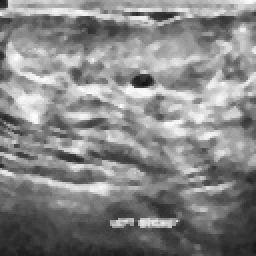
#> input picture dataset/Benign/benign_Adjusted (1).jpg, 128 x 128 px, found by its file name (shown 2 times larger); its folder holds only this picture in this run
$ jupyter execute 08_04_PreProcessing.ipynb   (shell and % lines are left out)   (text cells are left out)
#> lines starting #> are read from the running program, lines starting #| are printed output that depends on the picture; pictures that were not available may be replaced by others from this repository, and a replacement may not be noted
[cell 1]
from google.colab import drive as drive
drive.mount('/content/drive')

[cell 2]
# Access a public Github repos
%cd '/content'

[cell 3]
import pandas as pd
import numpy as np
import os
import matplotlib.pyplot as plt
import cv2
from PIL import Image

[cell 4]
# @title
def DataSetSummary (local_path, tabs):
  # Take list of files & folders in local folder
  all_items = os.listdir(local_path)

  # Filter folder list
  folders = [item for item in all_items if os.path.isdir(os.path.join(local_path, item))]

  # Print summary information if folders > 0:
  if(len(folders) > 0):
    indent = '\t' * tabs
    print("{}Tổng số thư mục: {}".format(indent, len(folders)))
    for folder in folders:
      folder_path = os.path.join(local_path, folder)
      files_in_folder = len(os.listdir(folder_path))
      print("{}-Thư mục: {}, Số tệp: {}".format(indent, folder, files_in_folder))
      DataSetSummary(folder_path, tabs+1)

# DataSetSummary(local_path, 0)

[cell 5]
# import os

# Hierarchical local folder in Colab
repository_folder = ["MT-Small-Dataset"]

for folder in repository_folder:
  local_path = '/content/' + folder + '/dataset'
  DataSetSummary(local_path, 0)
  local_path = '/content/' + folder + '/sample'
  DataSetSummary(local_path, 0)

[cell 6]
%cd /content/drive/MyDrive/Colab Notebooks/Thesis/Preprocessing/MT-Small-Dataset

[cell 7]
# Set the path to your dataset
dataset_path = '/content/MT-Small-Dataset/sample'
# dataset_path = '/content/MT-Small-Dataset/dataset'

[cell 8]
class Image:
    def __init__(self, path, label):
        # self.image = cv2.imread(path) # directly read
        self.path = path # only directory
        self.label = label

def load_images_from_folder(dataset_path, images_per_class=None):
#> called with dataset_path = '/content/MT-Small-Dataset/dataset'
    images = {}
    for class_name in os.listdir(dataset_path):
        class_folder_path = os.path.join(dataset_path, class_name)
        if os.path.isdir(class_folder_path):
            count = 0
            images[class_name] = []
            for image_name in os.listdir(class_folder_path):
                if images_per_class is None or count < images_per_class:
                    image_path = os.path.join(class_folder_path, image_name)
                    img = Image(image_path, class_name)
                    images[class_name].append(img)
                    count += 1
#> pass 2 of the loop in load_images_from_folder, `for class_name in os.listdir(dataset_path):`:
    return images

def imshow(images, images_per_class=None):
#> called with images_per_class = 10
    for class_name, imgs in images.items():
        plt.figure(figsize=(30,30))
        print(f'Class {class_name}')
        for i in range(min(images_per_class if images_per_class else len(imgs), len(imgs))):
            plt.subplot(1, images_per_class if images_per_class else len(imgs), i+1)
            img = cv2.imread(imgs[i].path)
#> img is the input picture: shape (128, 128, 3); min 18, max 255, mean 134.2
            # img = cv2.cvtColor(img, cv2.COLOR_BGR2RGB)
            plt.imshow(img)
            # plt.title(os.path.basename(imgs[i].path))
            plt.axis('off')
        plt.show()
#> pass 2 of the loop in imshow, `for class_name, imgs in images.items():`:
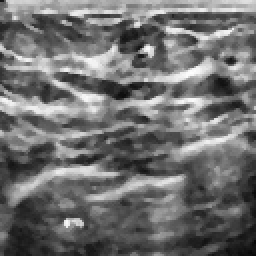
#> input picture dataset/Malignant/malignant_Adjusted (10).jpg, 128 x 128 px, found by its file name (shown 2 times larger)
#> in imshow, img is the input picture: shape (128, 128, 3); min 6, max 254, mean 111.4

# Example usage:
images = load_images_from_folder('/content/MT-Small-Dataset/dataset')
imshow(images, 10)

[cell 9]
from PIL import Image

def get_image_specifications(image_path):
    # Open the image file
    with Image.open(image_path) as img:
        # Get image specifications
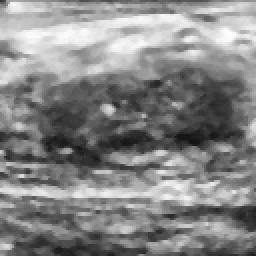
#> input picture sample/Malignant/malignant_Adjusted (1).jpg, 128 x 128 px, given in place of malignant_Adjusted (1).png, which was not available (shown 2 times larger)
#> img is the input picture: PIL image 128x128 L; min 18, max 254, mean 133.6
        image_format = img.format
#> image_format = 'JPEG'
        image_mode = img.mode
#> image_mode = 'L'
        image_size = img.size
#> image_size = (128, 128)
        image_width, image_height = img.size
#> image_width = 128; image_height = 128
        image_color = img.getcolors()
#> image_color = 237 pairs, first value 1 to 122, second value 18 to 254

    return f"Image Format: {image_format}\nImage Mode: {image_mode}\nImage Size: {image_size} pixels (Width: {image_width}, Height: {image_height})\nImage Colors: {image_color}"

# Example usage:
print('images.keys:', images.keys())
image_path = "/content/MT-Small-Dataset/dataset/Malignant/malignant_Adjusted (1).png"
# print('image_path:',image_path := images['normal'][0].path)
image_specifications = get_image_specifications(image_path)
print(image_specifications)
#> (printed output is left out)

[cell 10]
from skimage.metrics import peak_signal_noise_ratio, mean_squared_error

# [21 lines left out: function calculate_metrics, not called in this run]

[cell 11]
import cv2
import numpy as np

# [27 lines left out: function calculate_metrics, not called in this run]

[cell 12]
import os
import cv2
import numpy as np
from shutil import copyfile

def preprocess_and_copy(src_dir, dest_dir, preprocess_func):
    # Check if src_dir is a directory
    if os.path.isdir(src_dir):
        # If dest_dir does not exist, create it
        os.makedirs(dest_dir, exist_ok=True)

        # Iterate over files/directories in src_dir
        for item in os.listdir(src_dir):
            src_item_path = os.path.join(src_dir, item)
            dest_item_path = os.path.join(dest_dir, item)

            # If item is a directory, call function recursively
            if os.path.isdir(src_item_path):
                preprocess_and_copy(src_item_path, dest_item_path, preprocess_func)
            # If item is a file, apply preprocessing and copy
            elif os.path.isfile(src_item_path):
                img = cv2.imread(src_item_path)
                if img is not None:
                    img = preprocess_func(img)
                    cv2.imwrite(dest_item_path, img)

# Define your preprocessing function here
def preprocess_func(img):
    # TODO: Add your preprocessing steps here
    return img

# Usage:
dataset_path = '/content/MT-Small-Dataset/sample'
# dataset_path = '/content/MT-Small-Dataset/dataset'
output_path = '/content/drive/MyDrive/Colab Notebooks/Thesis/Preprocessing/MT-Small-Dataset/Original'
preprocess_and_copy(dataset_path, output_path, preprocess_func)

[cell 13]
import os
import cv2
import numpy as np
from shutil import copyfile

# Define that paths
dataset_path = '/content/MT-Small-Dataset/dataset'
output_path = '/content/drive/MyDrive/Colab Notebooks/Thesis/Preprocessing/CLAHE'

# Create the output directory if it doesn't exist
os.makedirs(output_path, exist_ok=True)

# Get the list of child class folders
child_folders = os.listdir(dataset_path)

# Process each child class folder
for folder in child_folders:
    # Create the output folder for the current child class
    output_folder = os.path.join(output_path, folder)
    os.makedirs(output_folder, exist_ok=True)

    # Get the list of image files in the current child class folder
    folder_path = os.path.join(dataset_path, folder)
    image_files = os.listdir(folder_path)

    # # List of lossless formats
    # lossless_formats = ['.png']

    # Process each image file
    for image_file in image_files:
        # Read the image
        image_path = os.path.join(folder_path, image_file)
        img = cv2.imread(image_path)

        # # Preprocess the image
        # Convert the image to grayscale
        gray = cv2.cvtColor(img, cv2.COLOR_BGR2GRAY)

        # CLAHE (Contrast Limited Adaptive Histogram Equalization)
        # create a CLAHE object (Arguments are optional).
        clahe = cv2.createCLAHE(clipLimit=2.0, tileGridSize=(8,8))
        cl1 = clahe.apply(gray)
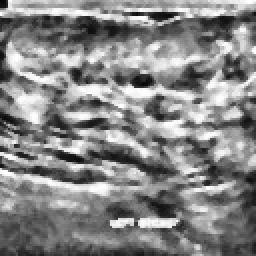
#> cl1: shape (128, 128) (shown 2 times larger); min 6, max 255, mean 133.8

        # # Reverse the image (if GRAY2BGR)
        # reversed_img = 255 - cl1
        # # Convert the reversed image back to color
        # color_img = cv2.cvtColor(reversed_img, cv2.COLOR_GRAY2BGR)

        # Export the preprocessed image to the output folder
        filename, extension = os.path.splitext(image_file)
        # output_image_path = os.path.join(output_folder, image_file)
        output_image_path = os.path.join(output_folder, filename + '.jpg') # ('jpg', 'png')

        # cv2.imwrite(output_image_path, img)
        cv2.imwrite(output_image_path, cl1)
#> pass 2 of the loop `for folder in child_folders:`:
#> `cl1 = clahe.apply(gray)`:
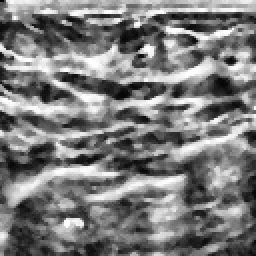
#> cl1: shape (128, 128) (shown 2 times larger); min 4, max 255, mean 123.2
        # cv2.imwrite(output_image_path, color_img)
        # cv2.imwrite(output_image_path, final_img)

[cell 14]
import os
import cv2
import numpy as np
from shutil import copyfile

def preprocess_and_copy(src_dir, dest_dir, preprocess_func):
    # Check if src_dir is a directory
#> called with src_dir = '/content/MT-Small-Dataset/dataset'
    if os.path.isdir(src_dir):
        # If dest_dir does not exist, create it
        os.makedirs(dest_dir, exist_ok=True)

        # Iterate over files/directories in src_dir
        for item in os.listdir(src_dir):
            src_item_path = os.path.join(src_dir, item)

            # If item is a directory, call function recursively
            if os.path.isdir(src_item_path):
                preprocess_and_copy(src_item_path, os.path.join(dest_dir, item), preprocess_func)
            # If item is a file, apply preprocessing and copy
            elif os.path.isfile(src_item_path):
                # Define the output file path
                filename_with_ext = os.path.basename(src_item_path)
                filename, extension = os.path.splitext(filename_with_ext)
                dest_item_path = os.path.join(dest_dir, filename + '.jpg')

                # Check if output file already exists
                if not os.path.exists(dest_item_path):
                    img = cv2.imread(src_item_path)
                    if img is not None:
                        img = preprocess_func(img)

                        # Export the preprocessed image to the output folder
                        cv2.imwrite(dest_item_path, img)
#> pass 2 of the loop in preprocess_and_copy, `for item in os.listdir(src_dir):`:
